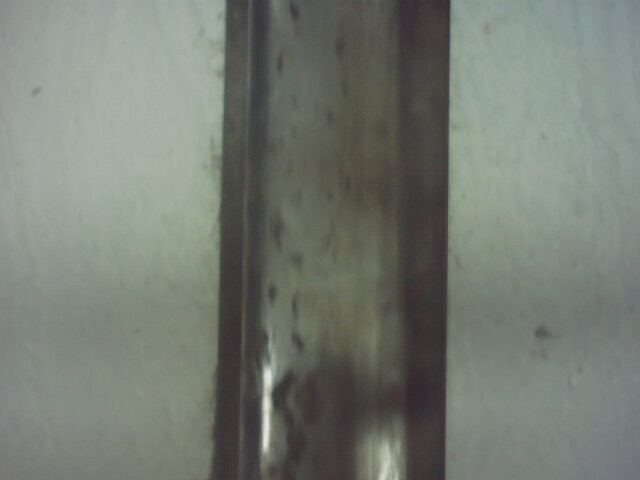
//> input picture defectsImages/2019-05-20-195307_3.jpg, 640 x 480 px, given in place of 14.jpg, which was not available
$ ./defectsDetect   (built with g++ and OpenCV 4)
//> lines starting //> are read from the running program, lines starting //| are printed output that depends on the picture; after the words box and inside, x2 and y2 are one past the last pixel; in counts of white or black regions, pixels touching at a corner belong together; pictures that were not available may be replaced by others from this repository, and a replacement may not be noted
#include "opencv2/core.hpp"
#include "opencv2/imgproc.hpp"
#include "opencv2/imgcodecs.hpp"
#include "opencv2/highgui.hpp"
#include "opencv2/videoio.hpp"
#include <iostream>
#include <vector>
#include <algorithm>

using namespace std;
using namespace cv;
const int G = 100; // compensation coef
const int THR_Y = 40; // threshold to judge if there is yulinshang
const int THR_D = 25; // threshold to judge if there is diaoluai

void log_normalization(Mat& Img, Mat& imgL)
{
	if (Img.depth() == CV_8U)
	{
		Img.convertTo(imgL, CV_32F);
	}

	imgL = (imgL + 1)*0.5;
	Mat logImg;
	log(imgL, logImg);

	Mat tmp_m, tmp_std;
	double meanV, stdV;
	meanStdDev(logImg, tmp_m, tmp_std);
	meanV = tmp_m.at<double>(0, 0);
	stdV = tmp_std.at<double>(0, 0);

	logImg = (logImg - meanV) / stdV;

	normalize(logImg, imgL, 1.0, 0.0, NORM_MINMAX);
}


void yulin(Mat &img, Mat &cImage)
{
	Mat tImage;
	Mat element = getStructuringElement(MORPH_ELLIPSE, Size(15, 15));
	cv::morphologyEx(img, tImage, cv::MORPH_TOPHAT, element);
	threshold(tImage, cImage, 40.0, 255.0, CV_THRESH_BINARY_INV);
}


void diaokuai(Mat& img, Mat& src)
{
	src = img.clone();
	int nCols = src.cols;
	int nRows = src.rows;
	vector<float> coefs;
	for(int i = 0; i < nCols; i++)
	{
		float mean = 0.;
		for(int j = 0; j < nRows; j++)
		{
			mean += src.at<uchar>(j, i);
		}
		mean /= nRows;
		coefs.push_back(G / mean);
	}

	double temp;
	for(int i = 0; i < nCols; i++)
	{
		for(int j = 0; j < nRows; j++)
		{
			temp = (float)src.at<uchar>(j, i);
			temp *= coefs[i];
			src.at<uchar>(j, i) = (uchar)temp;
		}

	}

	threshold(src, src, 60.0, 255.0, CV_THRESH_BINARY);
}


bool isDefect(Mat &img, int thresh)
{
	bool flag = false;
	int len, num;
	for(int i = 0; i < img.cols; i++)
	{
		num = 0;
		len = 0;
		for(int j = 0; j < img.rows; j++)
		{
			if(img.at<uchar>(j, i) == 0)
			{
				num ++;
				if(num > len)
					len = num;
			}
			else
			{
				num = 0;
			}
		}
		if(num > thresh)
		{
			flag = true;
			break;
		}
	}

	for(int i = 0; i < img.rows; i++)
	{
		num = 0;
		len = 0;
		for(int j = 0; j < img.cols; j++)
		{
			if(img.at<uchar>(i,j) == 0)
			{
				num ++;
				if(num > len)
					len = num;
			}
			else
			{
				num = 0;
			}
		}
		if(num > thresh)
		{
			flag = true;
			break;
		}
	}

	return flag;
}

int main(int argc, char* argv[])
{
	Mat img = imread("/home/xuesong/RailInspection/defectsImages/test/14.jpg");
//> img is the input picture: 480 rows x 640 cols, CV_8UC3; mean B, G, R 115.1, 123.7, 117.7
	img = img(Rect(250, 0, 180, 480));
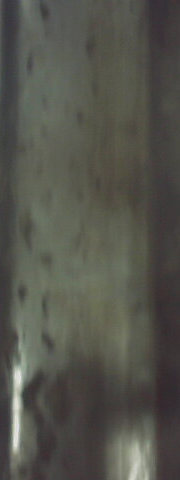
//> img: 480 rows x 180 cols, CV_8UC3; mean B, G, R 76.1, 84.2, 84.2

	double t0 = (double)getTickCount();
	if (img.empty())
		return -1;
	if (img.channels() != 1)
	{
		cvtColor(img, img, CV_BGR2GRAY);
//> img: 480 rows x 180 cols, CV_8UC1
	}
	imshow("raw", img);

	Mat imgY;
	yulin(img, imgY);
//> in yulin, `cv::morphologyEx(img, tImage, cv::MORPH_TOPHAT, element);`:
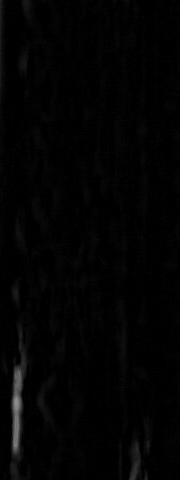
//> tImage: 480 rows x 180 cols, CV_8UC1; min 0, max 143, mean 2.9
//> in yulin, `threshold(tImage, cImage, 40.0, 255.0, CV_THRESH_BINARY_INV);`:
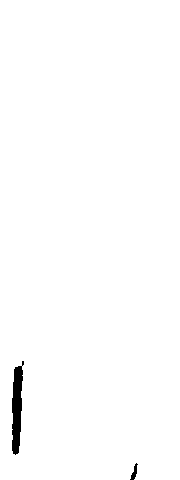
//> cImage: 480 rows x 180 cols, CV_8UC1; 99.1% white; 2 black regions, box (x1, y1, x2, y2) and area: (12, 361, 24, 455) 745, (130, 463, 138, 480) 59
	imshow("yulin", imgY);
	if(isDefect(imgY, THR_Y))
//> the loop in isDefect, `for(int i = 0; i < img.cols; i++)` made 180 passes
//> len on passes 1 to 3: 0, 0, 0
//> after the loop in isDefect, `for(int i = 0; i < img.cols; i++)`: num = 0
//> after the loop in isDefect, `for(int i = 0; i < img.rows; i++)`: len = 4
		cout << "yulin" << endl;


	Mat imgD;
	diaokuai(img, imgD);
//> the loop in diaokuai, `for(int i = 0; i < nCols; i++)` made 180 passes
//> mean on passes 1 to 3: 68.07, 66.06, 65.02
//> after the loop in diaokuai, `for(int i = 0; i < nCols; i++)`: coefs = 180 values, max 1.73 at index 161, min 0.912 at index 18, mean 1.23
//> the loop in diaokuai, `for(int i = 0; i < nCols; i++)` made 180 passes
//> temp on passes 1 to 3: 88.14, 90.82, 95.36
//> after the loop in diaokuai, `for(int i = 0; i < nCols; i++)`:
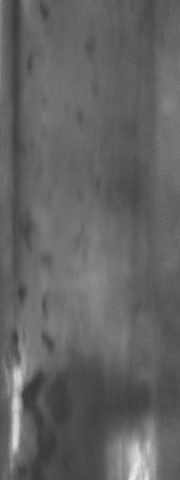
//> src: 480 rows x 180 cols, CV_8UC1; min 56, max 230, mean 99.5
//> after the loop in diaokuai, `for(int i = 0; i < nCols; i++)`: temp = 91.52
//> in diaokuai, `threshold(src, src, 60.0, 255.0, CV_THRESH_BINARY);`:
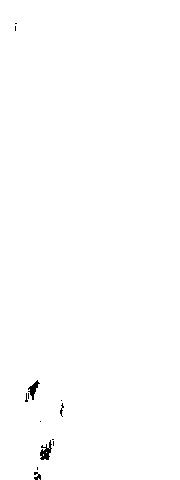
//> src: 480 rows x 180 cols, CV_8UC1; 99.6% white; 13 black regions (9 under 20 px), largest, box (x1, y1, x2, y2) and area: (40, 440, 52, 460) 124, (28, 380, 40, 400) 95, (34, 472, 41, 480) 36, (60, 403, 64, 417) 22
	imshow("diaokuai", imgD);
	if(isDefect(imgD, THR_D))
//> the loop in isDefect (call 2), `for(int i = 0; i < img.cols; i++)` made 180 passes
//> (num, len) on passes 1 to 3: (0, 0), (0, 0), (0, 0)
//> the loop in isDefect (call 2), `for(int i = 0; i < img.rows; i++)` made 480 passes
	cout << "diaokuai" << endl;

	t0 = (double)getTickCount() - t0;
	cout << " time:\n " << t0 * 1000 / getTickFrequency() << " ms" << endl;
	waitKey();

	return 0;
}

$ run again, on defectsImages/2019-05-20-195307_4.jpg
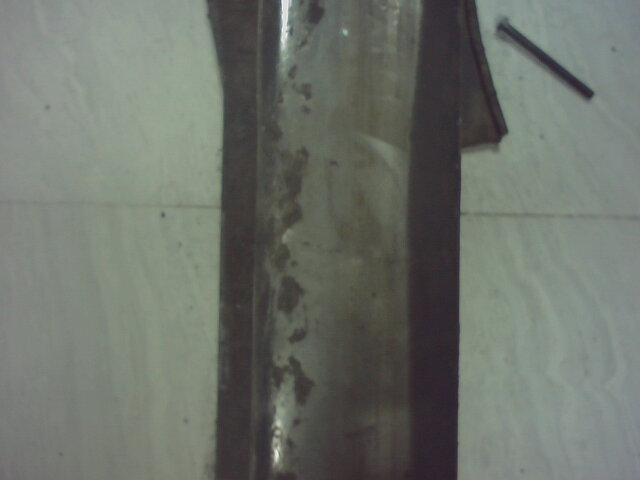
//> input picture defectsImages/2019-05-20-195307_4.jpg, 640 x 480 px, given in place of 14.jpg, which was not available
//> img is the input picture: 480 rows x 640 cols, CV_8UC3; mean B, G, R 106.6, 114.2, 109
//> cImage: 480 rows x 180 cols, CV_8UC1; 99.3% white; 8 black regions (3 under 20 px), largest, box (x1, y1, x2, y2) and area: (30, 0, 42, 52) 379, (23, 437, 32, 465) 162, (26, 419, 32, 428) 41, (93, 29, 98, 35) 20, (26, 430, 31, 435) 20
//> the loop in isDefect, `for(int i = 0; i < img.cols; i++)` made 180 passes
//> len on passes 1 to 3: 0, 0, 0
//> after the loop in isDefect, `for(int i = 0; i < img.cols; i++)`: num = 0
//> the loop in isDefect, `for(int i = 0; i < img.rows; i++)` made 480 passes
//> len on passes 1 to 3: 11, 11, 11
//> the loop in diaokuai, `for(int i = 0; i < nCols; i++)` made 180 passes
//> mean on passes 1 to 3: 60.67, 61.92, 63.73
//> after the loop in diaokuai, `for(int i = 0; i < nCols; i++)`: coefs = 180 values, max 2.08 at index 177, min 0.924 at index 33, mean 1.29
//> the loop in diaokuai, `for(int i = 0; i < nCols; i++)` made 180 passes
//> temp on passes 1 to 3: 112.1, 109.8, 105.1
//> after the loop in diaokuai, `for(int i = 0; i < nCols; i++)`:
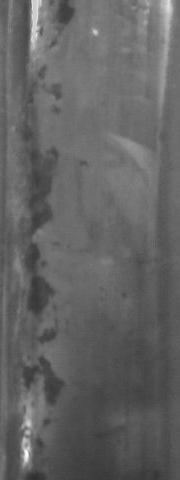
//> src: 480 rows x 180 cols, CV_8UC1; min 46, max 255, mean 99.5
//> after the loop in diaokuai, `for(int i = 0; i < nCols; i++)`: temp = 80.96
//> in diaokuai, `threshold(src, src, 60.0, 255.0, CV_THRESH_BINARY);`:
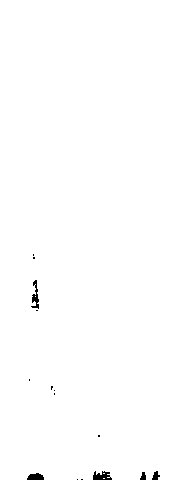
//> src: 480 rows x 180 cols, CV_8UC1; 99.5% white; 15 black regions (10 under 20 px), largest, box (x1, y1, x2, y2) and area: (93, 471, 112, 480) 118, (31, 280, 39, 309) 106, (27, 473, 44, 480) 93, (152, 471, 160, 480) 45, (140, 472, 146, 480) 35
//> the loop in isDefect (call 2), `for(int i = 0; i < img.cols; i++)` made 180 passes
//> (num, len) on passes 1 to 3: (0, 0), (0, 0), (0, 0)

$ run again, on defectsImages/2019-05-20-195720_1.jpg
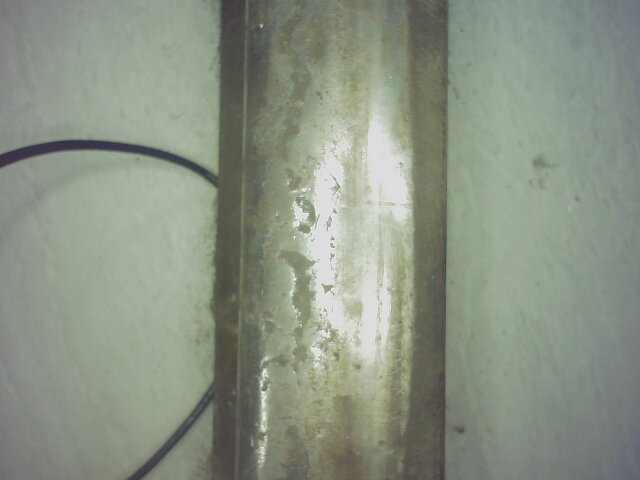
//> input picture defectsImages/2019-05-20-195720_1.jpg, 640 x 480 px, given in place of 14.jpg, which was not available
//> img is the input picture: 480 rows x 640 cols, CV_8UC3; mean B, G, R 132.3, 146.8, 138.9
//> cImage: 480 rows x 180 cols, CV_8UC1; 97.3% white; 160 black regions (142 under 20 px), largest, box (x1, y1, x2, y2) and area: (10, 368, 19, 432) 304, (41, 200, 61, 228) 237, (61, 328, 81, 360) 211
//> the loop in isDefect, `for(int i = 0; i < img.cols; i++)` made 180 passes
//> len on passes 1 to 3: 0, 1, 2
//> after the loop in isDefect, `for(int i = 0; i < img.cols; i++)`: num = 0
//> the loop in isDefect, `for(int i = 0; i < img.rows; i++)` made 480 passes
//> the loop in diaokuai, `for(int i = 0; i < nCols; i++)` made 180 passes
//> mean on passes 1 to 3: 93.34, 94.7, 95.84
//> after the loop in diaokuai, `for(int i = 0; i < nCols; i++)`: coefs = 180 values, max 1.07 at index 0, min 0.536 at index 124, mean 0.696
//> the loop in diaokuai, `for(int i = 0; i < nCols; i++)` made 180 passes
//> temp on passes 1 to 3: 95.35, 97.15, 98.08
//> after the loop in diaokuai, `for(int i = 0; i < nCols; i++)`:
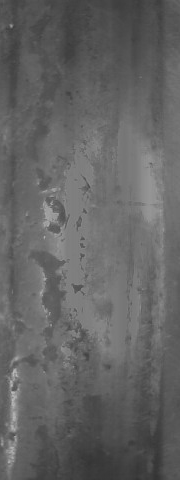
//> src: 480 rows x 180 cols, CV_8UC1; min 50, max 186, mean 99.5
//> after the loop in diaokuai, `for(int i = 0; i < nCols; i++)`: temp = 83.26
//> in diaokuai, `threshold(src, src, 60.0, 255.0, CV_THRESH_BINARY);`:
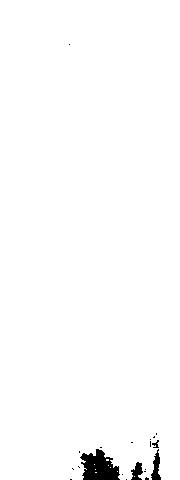
//> src: 480 rows x 180 cols, CV_8UC1; 98.6% white; 20 black regions (16 under 20 px), largest, box (x1, y1, x2, y2) and area: (80, 449, 120, 480) 833, (151, 449, 161, 480) 166, (131, 462, 143, 480) 136, (152, 440, 159, 448) 28
//> the loop in isDefect (call 2), `for(int i = 0; i < img.rows; i++)` made 480 passes
